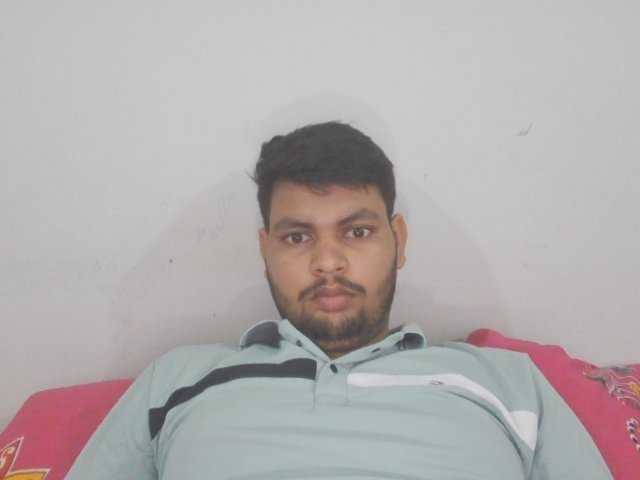
#> input picture backend/backend/uploads/faces/1/sample_1.jpg, 640 x 480 px
$ python -i face_service.py   (imports and definitions only)   (older library calls are emulated)
#> lines starting #> are read from the running program, lines starting #| are printed output that depends on the picture
import base64
import json
import math
import numpy as np
import cv2
from typing import Tuple, Optional, List, Dict, Any

from app.core.config import settings

class FaceProcessingService:
    def __init__(self):
        self.threshold = settings.FACE_SIMILARITY_THRESHOLD

    # [149 lines left out: functions decode_image, assess_quality, extract_face_embedding, compute_similarity, verify_face, not called in this run]

# [1 line that did not run here, left out]

>>> import cv2
>>> picture = cv2.imread('../../backend/uploads/faces/1/sample_1.jpg', cv2.IMREAD_GRAYSCALE)
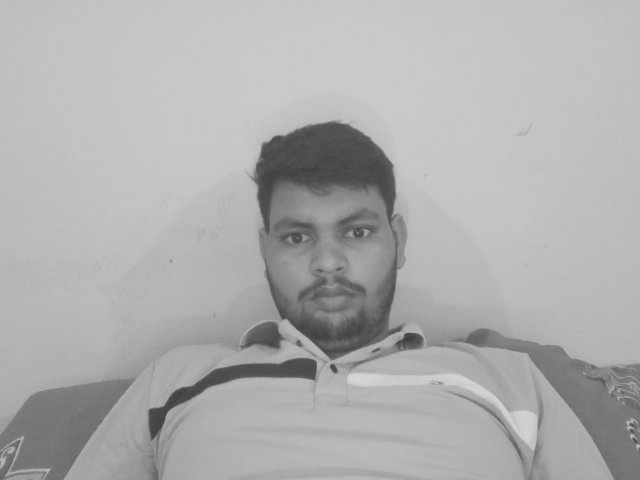
#> picture: shape (480, 640); min 57, max 215, mean 174.3
#> (the run stopped early here; a loop or call above may not have finished)
